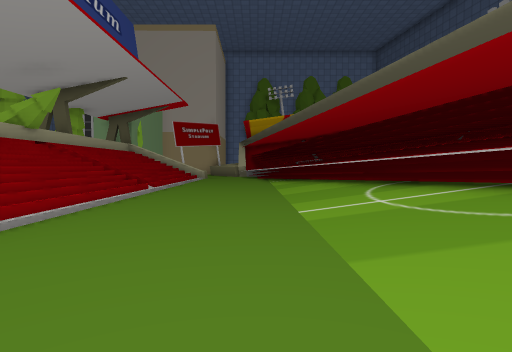
[1] (above)

24 first-person views from a walk through a Unity game level. The camera is 1.2 m above the floor, tilts 2° down and sees 80° across. The floor is counted in squares, 1.95 m on a side. Each view is taken from the middle of a square. On the plan, view 1 faces up. The plan holds only what a view shows up to about 9 squares ahead; the rest is blank. The place goes on beyond the plan. The player is left out. Some surface patterns are stand-ins.

[2]
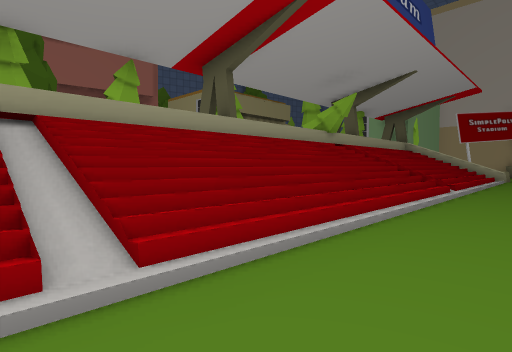

[3]
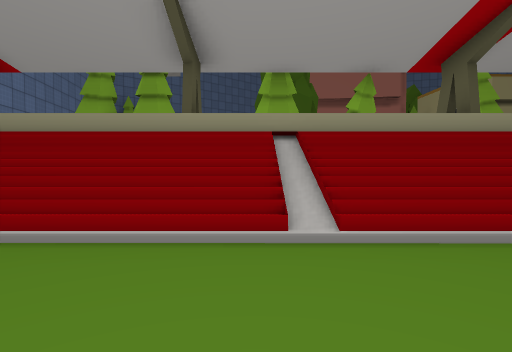

[4]
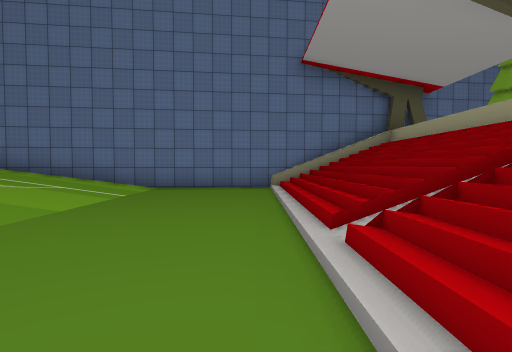

[5]
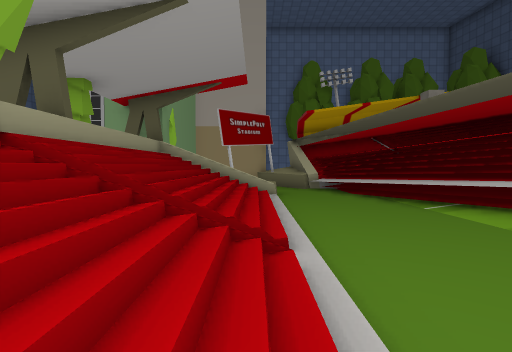

[6]
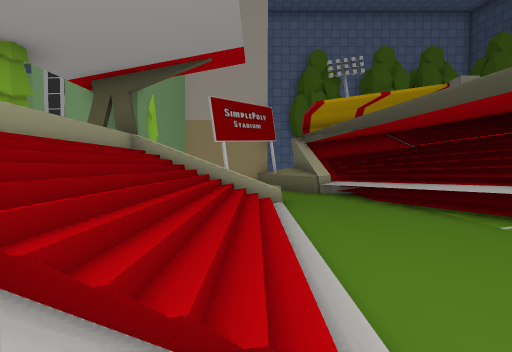

[7]
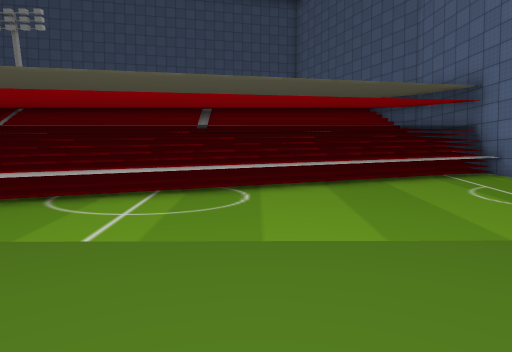

[8]
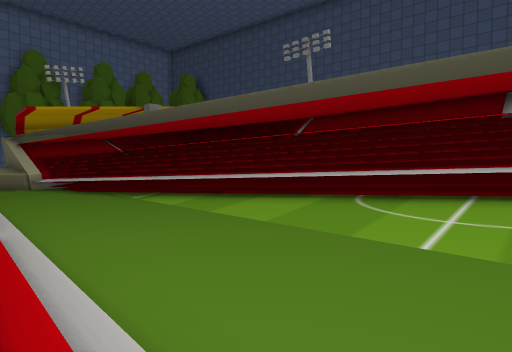

[9]
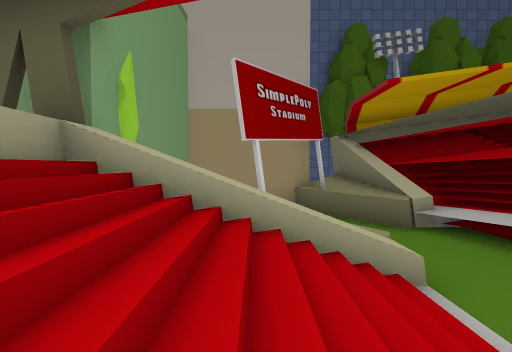

[10]
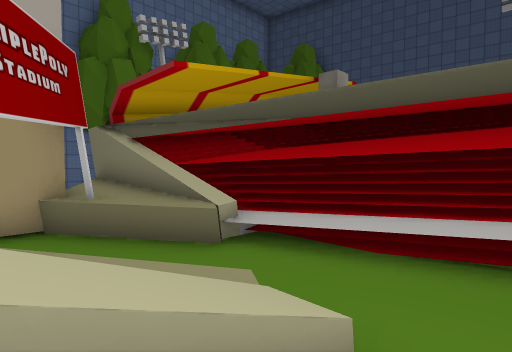

[11]
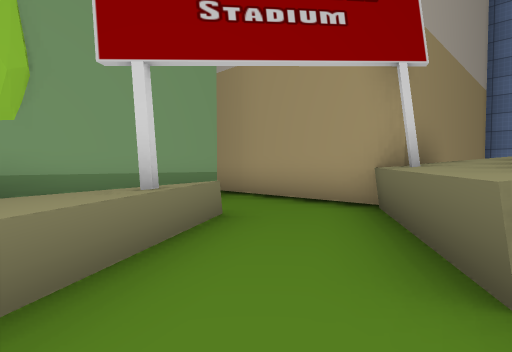

[12]
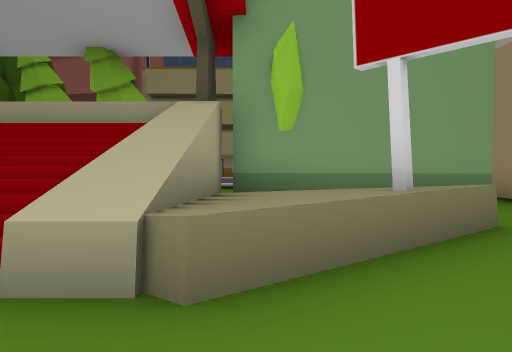

[13]
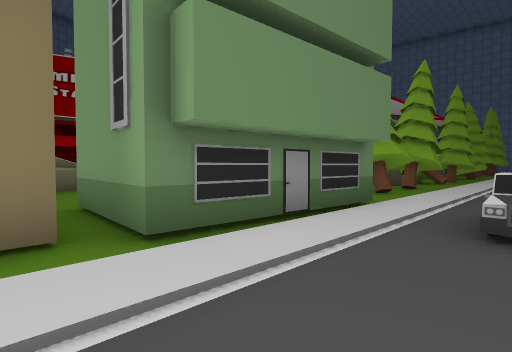

[14]
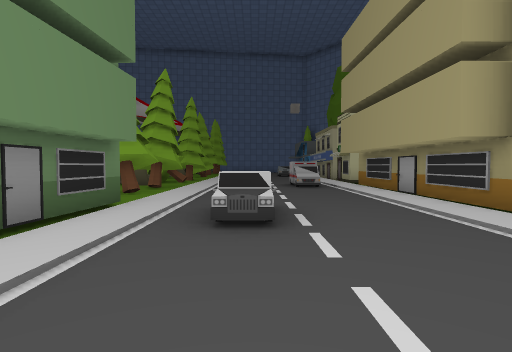

[15]
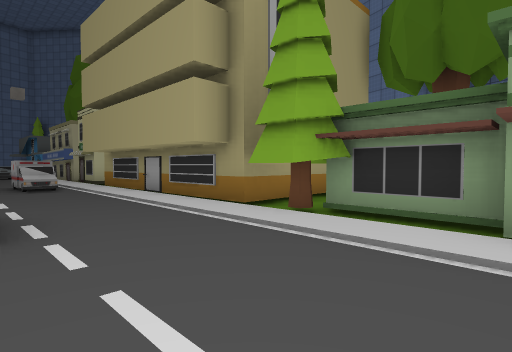

[16]
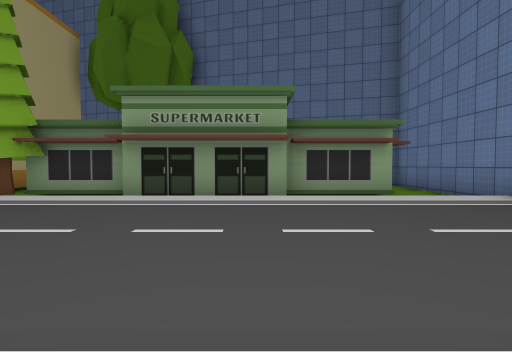

[17]
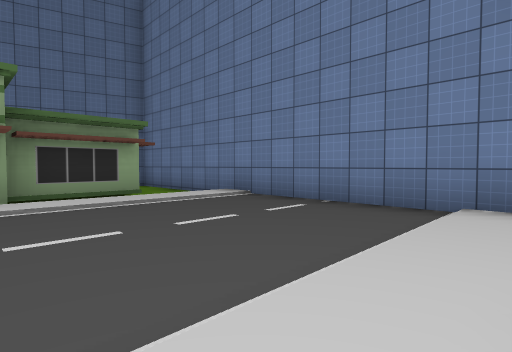

[18]
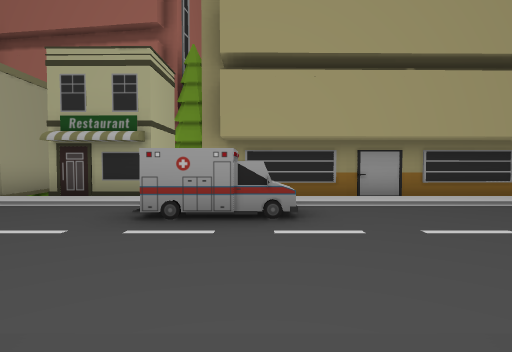

[19]
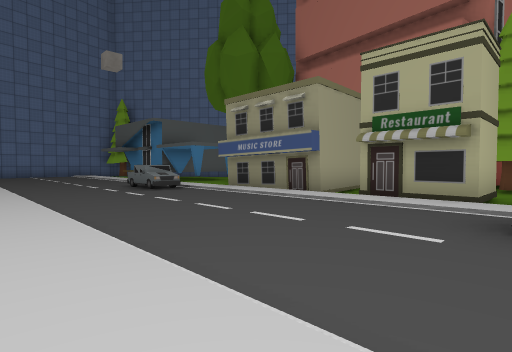

[20]
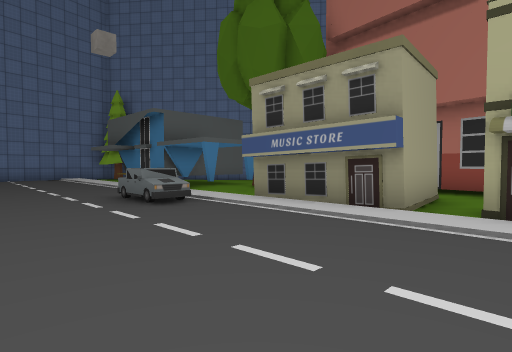

[21]
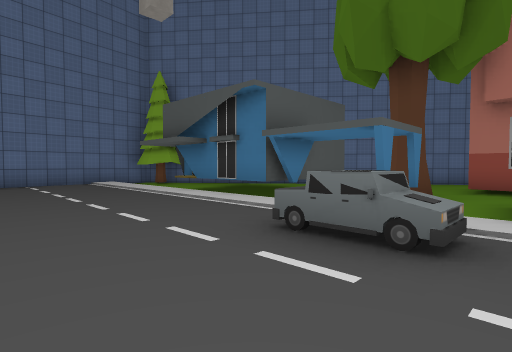

[22]
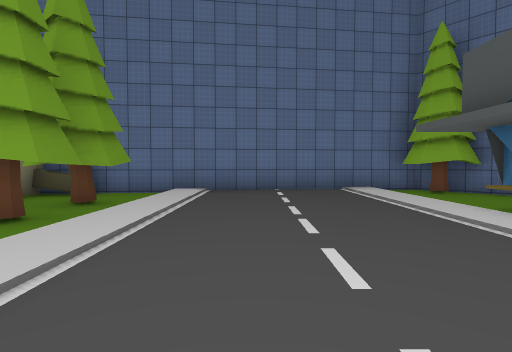

[23]
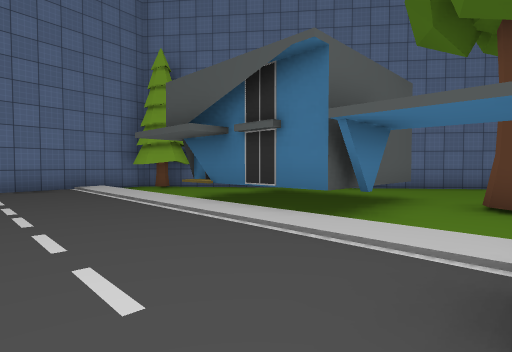

[24]
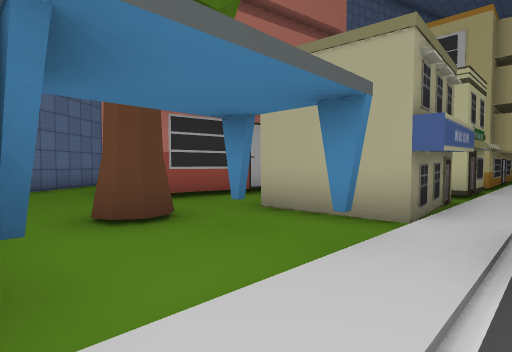

### Floor plan
Key: @ floor where view 1 was taken; # wall or solid block; x gap in a wall; . main floor; : floor 0.5 m higher than the main floor; + floor 0.75 m higher than the main floor; * floor 1.25 m higher than the main floor; / step, stairs or slope; = window, fence, low wall or low ledge; ^ raised ledge; v drop or lower ground; T tree; B bush; U building; C car; O other object.
Columns run from 24 left of view 1 to 6 right of it. Each row starts with its distance up from view 1.
 27       ##########
 26       #.../..../     #
 25         ../..../     U
 24          U/..../     U
 23          U/..../     U
 22          U/..../     U #
 21          U/....      U^#
 20          U/..../UUUUUU^#
 19          U/..../......###
 18          T/..../UUU...^###
 17         .TT..C./U U v..^##
 16      UUUUU/..C./U B #...^#
 15          U/..../UUU :=..^#
 14          U/..../. #=x=..^##
 13          U/....//T=///...##
 12          U/..../TT=///...^#
 11          U/.O../TT=///...^#
 10       TTUU//O../T =///....##
  9     UTT..U/..../  =///...=^#
  8       U  U/..../TT#///.../^#
  7       U.../..../.T#///.../^##
  6      U..OOO..../T =///.../=##
  5      U.   O..../  =///...//^#
  4      U..OOO....   =///...//^#
  3 #..U U..../O... TT=///...//+#
  2 ##.....T../O... TT=///...//=##
  1  ##......./.... TT=///...///^#
  0   ##...###/.... TT=///..@///^#
 -1    #...  #/..../  #///...///=##
 -2    ##..  #/..../TT=///...////##
 -3          #/..../TT=///...////^#
 -4         ../..../TT=///...////*#
 -5         ../..../TT=///...######
 -6        #TT/..../.#########
 -7        ###########

Where each view was taken, in squares from view 1:
view 1: 0 up, 0 right, facing up
view 2: 0 up, 1 left, facing up-left
view 3: 0 up, 0 right, facing left
view 4: 3 up, 2 left, facing down
view 5: 5 up, 3 left, facing up
view 6: 7 up, 3 left, facing up
view 7: 2 up, 3 left, facing right
view 8: 3 up, 3 left, facing up-right
view 9: 11 up, 4 left, facing up
view 10: 13 up, 4 left, facing up-right
view 11: 15 up, 1 left, facing up-left
view 12: 15 up, 1 left, facing left
view 13: 20 up, 11 left, facing down-right
view 14: 20 up, 11 left, facing down
view 15: 20 up, 11 left, facing down-left
view 16: 22 up, 9 left, facing left
view 17: 22 up, 9 left, facing up-left
view 18: 11 up, 9 left, facing left
view 19: 10 up, 9 left, facing down-left
view 20: 8 up, 10 left, facing down-left
view 21: 4 up, 10 left, facing down-left
view 22: 1 up, 11 left, facing down
view 23: 2 up, 11 left, facing down-left
view 24: 0 up, 13 left, facing up-left
